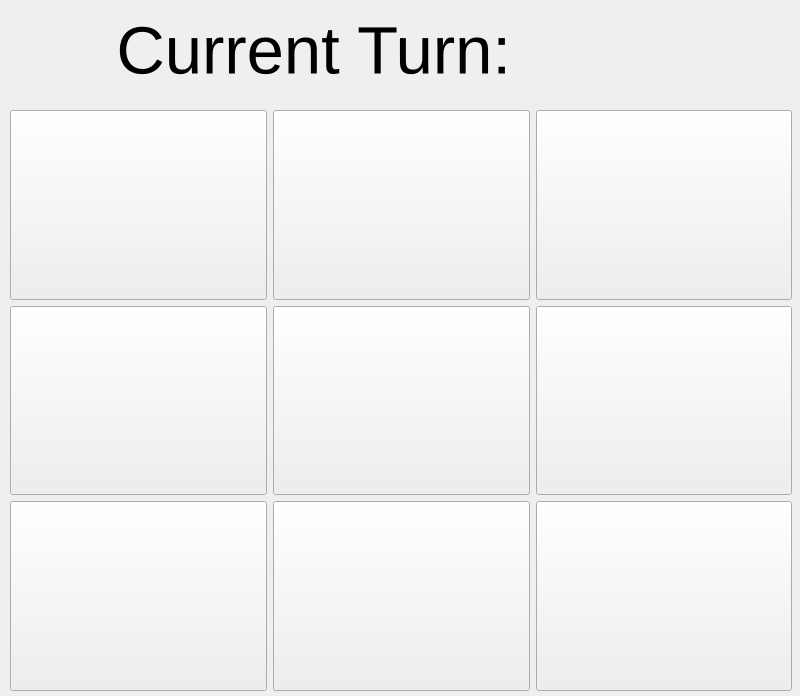
<?xml version="1.0" encoding="UTF-8"?>
<ui version="4.0">
 <class>MainWindow</class>
 <widget class="QMainWindow" name="MainWindow">
  <property name="geometry">
   <rect>
    <x>0</x>
    <y>0</y>
    <width>800</width>
    <height>696</height>
   </rect>
  </property>
  <property name="windowTitle">
   <string>Tic Tac Toe</string>
  </property>
  <widget class="QWidget" name="centralwidget">
   <widget class="QWidget" name="gridLayoutWidget">
    <property name="geometry">
     <rect>
      <x>10</x>
      <y>110</y>
      <width>782</width>
      <height>581</height>
     </rect>
    </property>
    <layout class="QGridLayout" name="gridLayout">
     <item row="1" column="2">
      <widget class="QPushButton" name="pushButton_6">
       <property name="sizePolicy">
        <sizepolicy hsizetype="Minimum" vsizetype="Expanding">
         <horstretch>0</horstretch>
         <verstretch>0</verstretch>
        </sizepolicy>
       </property>
       <property name="font">
        <font>
         <pointsize>80</pointsize>
        </font>
       </property>
       <property name="text">
        <string/>
       </property>
      </widget>
     </item>
     <item row="2" column="2">
      <widget class="QPushButton" name="pushButton_9">
       <property name="sizePolicy">
        <sizepolicy hsizetype="Minimum" vsizetype="Expanding">
         <horstretch>0</horstretch>
         <verstretch>0</verstretch>
        </sizepolicy>
       </property>
       <property name="font">
        <font>
         <pointsize>80</pointsize>
        </font>
       </property>
       <property name="text">
        <string/>
       </property>
      </widget>
     </item>
     <item row="1" column="0">
      <widget class="QPushButton" name="pushButton_4">
       <property name="sizePolicy">
        <sizepolicy hsizetype="Minimum" vsizetype="Expanding">
         <horstretch>0</horstretch>
         <verstretch>0</verstretch>
        </sizepolicy>
       </property>
       <property name="font">
        <font>
         <pointsize>80</pointsize>
        </font>
       </property>
       <property name="text">
        <string/>
       </property>
      </widget>
     </item>
     <item row="0" column="0">
      <widget class="QPushButton" name="pushButton_1">
       <property name="sizePolicy">
        <sizepolicy hsizetype="Minimum" vsizetype="Expanding">
         <horstretch>0</horstretch>
         <verstretch>0</verstretch>
        </sizepolicy>
       </property>
       <property name="font">
        <font>
         <pointsize>80</pointsize>
        </font>
       </property>
       <property name="text">
        <string/>
       </property>
      </widget>
     </item>
     <item row="0" column="2">
      <widget class="QPushButton" name="pushButton_3">
       <property name="sizePolicy">
        <sizepolicy hsizetype="Minimum" vsizetype="Expanding">
         <horstretch>0</horstretch>
         <verstretch>0</verstretch>
        </sizepolicy>
       </property>
       <property name="font">
        <font>
         <pointsize>80</pointsize>
        </font>
       </property>
       <property name="text">
        <string/>
       </property>
      </widget>
     </item>
     <item row="0" column="1">
      <widget class="QPushButton" name="pushButton_2">
       <property name="sizePolicy">
        <sizepolicy hsizetype="Minimum" vsizetype="Expanding">
         <horstretch>0</horstretch>
         <verstretch>0</verstretch>
        </sizepolicy>
       </property>
       <property name="font">
        <font>
         <pointsize>80</pointsize>
        </font>
       </property>
       <property name="text">
        <string/>
       </property>
      </widget>
     </item>
     <item row="2" column="0">
      <widget class="QPushButton" name="pushButton_7">
       <property name="sizePolicy">
        <sizepolicy hsizetype="Minimum" vsizetype="Expanding">
         <horstretch>0</horstretch>
         <verstretch>0</verstretch>
        </sizepolicy>
       </property>
       <property name="font">
        <font>
         <pointsize>80</pointsize>
        </font>
       </property>
       <property name="text">
        <string/>
       </property>
      </widget>
     </item>
     <item row="2" column="1">
      <widget class="QPushButton" name="pushButton_8">
       <property name="sizePolicy">
        <sizepolicy hsizetype="Minimum" vsizetype="Expanding">
         <horstretch>0</horstretch>
         <verstretch>0</verstretch>
        </sizepolicy>
       </property>
       <property name="font">
        <font>
         <pointsize>80</pointsize>
        </font>
       </property>
       <property name="text">
        <string/>
       </property>
      </widget>
     </item>
     <item row="1" column="1">
      <widget class="QPushButton" name="pushButton_5">
       <property name="sizePolicy">
        <sizepolicy hsizetype="Minimum" vsizetype="Expanding">
         <horstretch>0</horstretch>
         <verstretch>0</verstretch>
        </sizepolicy>
       </property>
       <property name="font">
        <font>
         <pointsize>80</pointsize>
        </font>
       </property>
       <property name="text">
        <string/>
       </property>
      </widget>
     </item>
    </layout>
   </widget>
   <widget class="QLabel" name="playerLabel">
    <property name="geometry">
     <rect>
      <x>560</x>
      <y>10</y>
      <width>151</width>
      <height>81</height>
     </rect>
    </property>
    <property name="font">
     <font>
      <pointsize>50</pointsize>
     </font>
    </property>
    <property name="text">
     <string/>
    </property>
    <property name="alignment">
     <set>Qt::AlignCenter</set>
    </property>
   </widget>
   <widget class="QLabel" name="label_2">
    <property name="geometry">
     <rect>
      <x>40</x>
      <y>10</y>
      <width>471</width>
      <height>81</height>
     </rect>
    </property>
    <property name="font">
     <font>
      <pointsize>50</pointsize>
     </font>
    </property>
    <property name="text">
     <string>Current Turn:</string>
    </property>
    <property name="alignment">
     <set>Qt::AlignRight|Qt::AlignTrailing|Qt::AlignVCenter</set>
    </property>
   </widget>
  </widget>
 </widget>
 <resources/>
 <connections/>
</ui>
